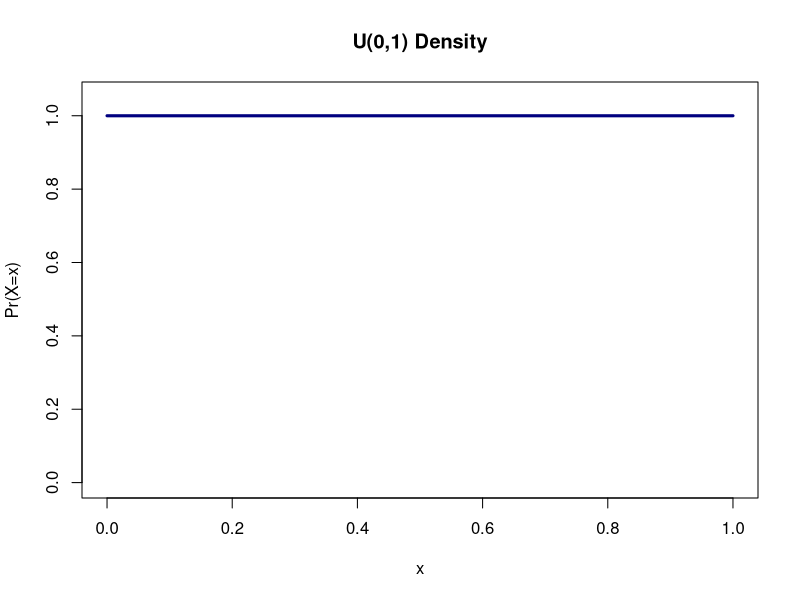
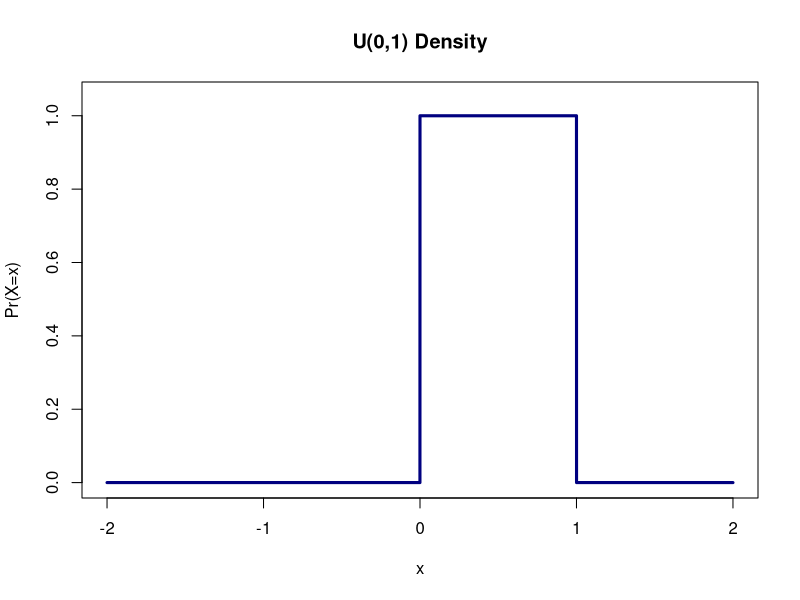
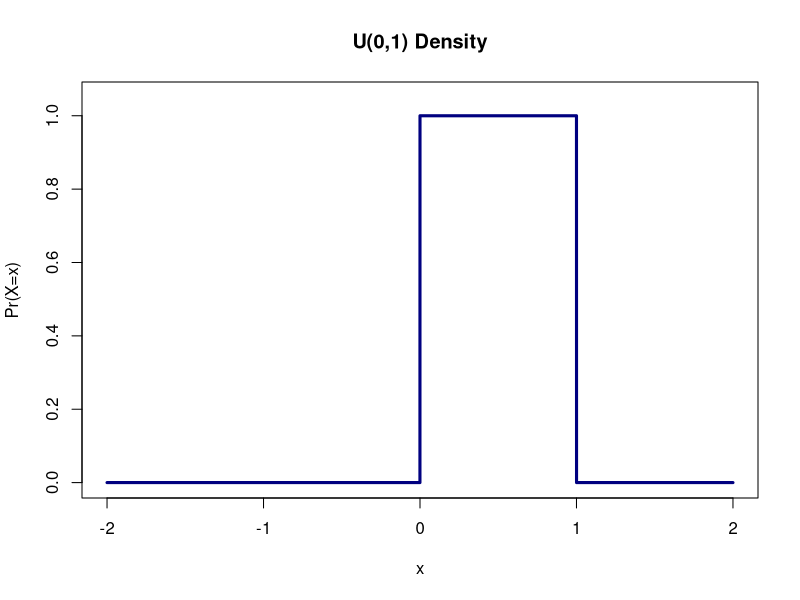
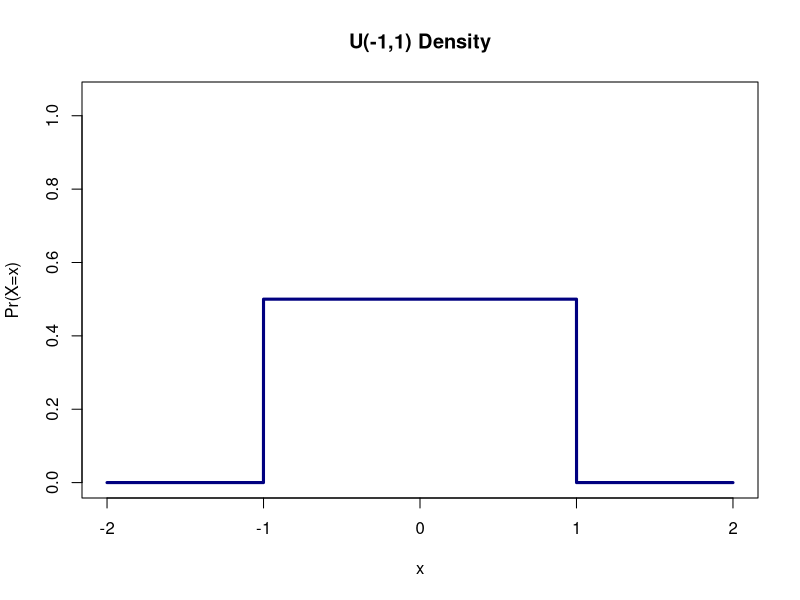
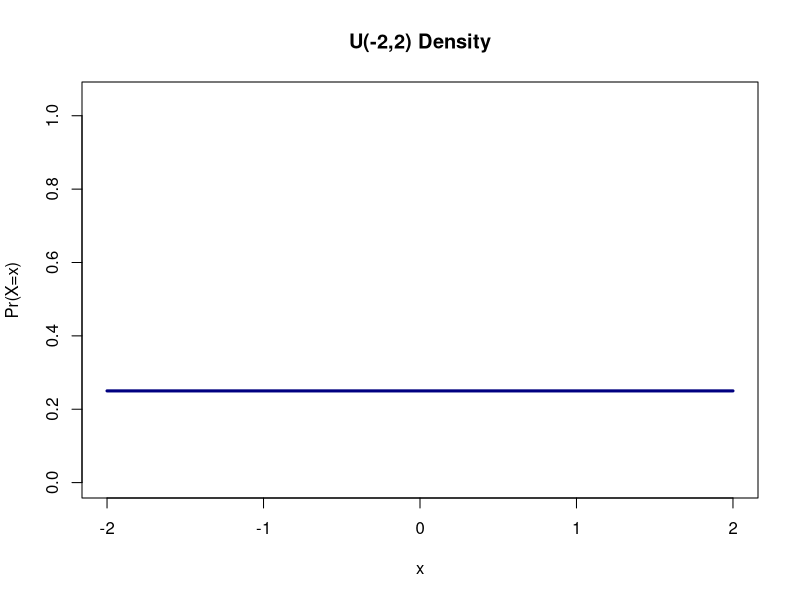
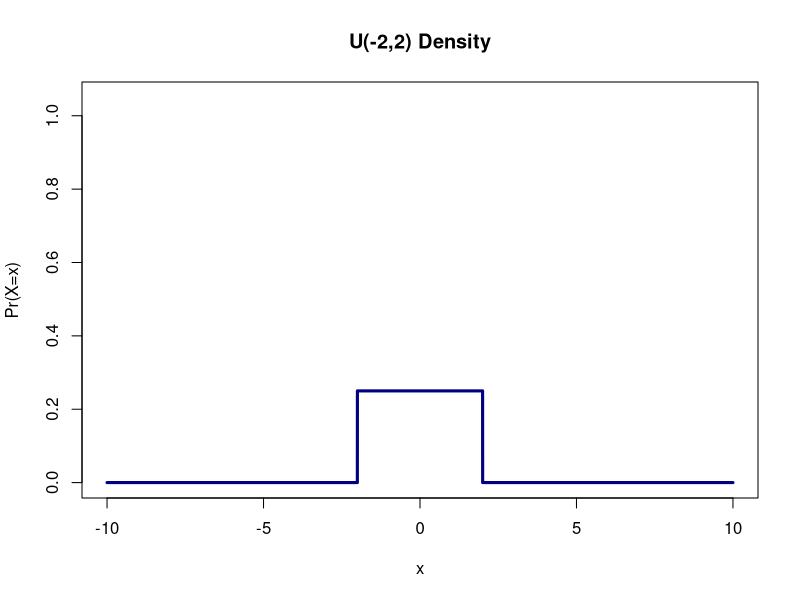
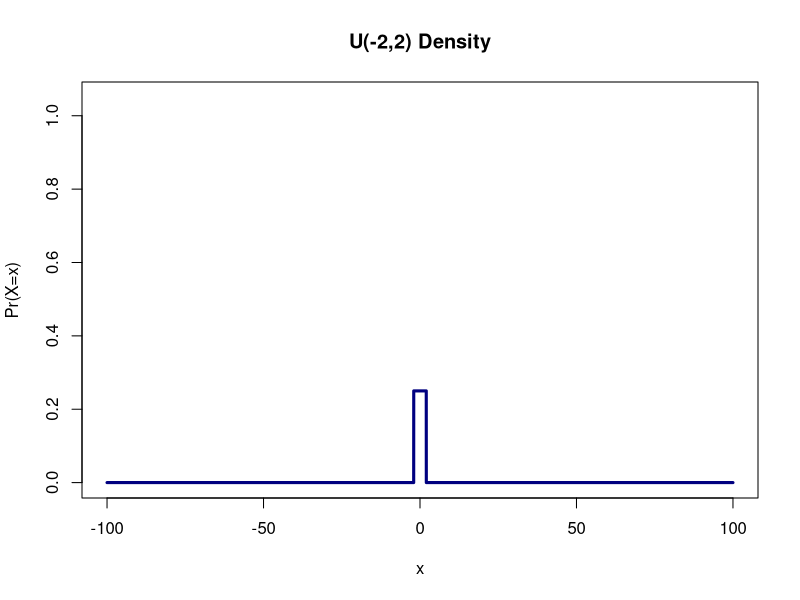
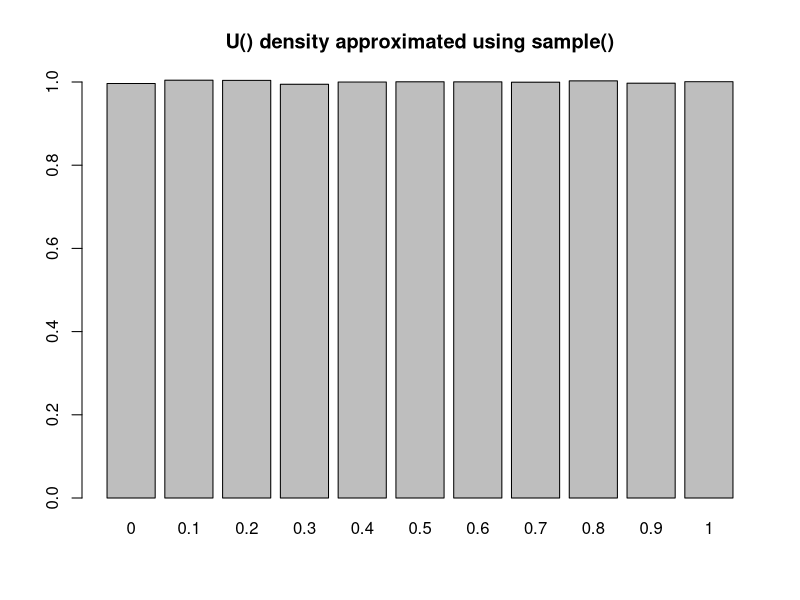

The R script that drew these images, in order: (Note: this script raises an error after producing the figures.)
## R_Demo_Simulation_Learning_Probability_Continuous_Distributions.R
##########################################################################
## INSTRUCTOR: Christopher Fariss
## COURSE NAME: Advanced Computational Methods for Social Media and Textual Data (3B)
## University of Essex Summer School 2023
##
## Date: 2023-08-09
##
## Please e-mail me if you find any errors or have and suggestions
## e-mail: cjf0006@gmail.com
## e-mail: cjfariss@umich.edu
##########################################################################
## Introduction to tutorial:
##
## For this R tutorial, we will learn about:
##
## (1) Discrete probability distributions for discrete events (e.g., a coin flip; rolling a 6-sided dice).
## (2) Continuous probability distributions (e.g., SAT, GRE or LSAT scores; human weight at birth; distance from the center of the board for the beanbag toss or cornhole game)
##
## Note: This lesson contains information you will use in a program challenge this week: select one continuous and/or one discrete probability distribution from below (not including Uniform, Normal, Bernoulli, or Binomial) and describe it in detail with ## comments and R code. See the examples for Uniform, Normal, Bernoulli, or Binomial distributions below. If you select 2 distributions, make sure one is continuous and the other is discrete.
##
##########################################################################

## Recall: probability mass or probability density: this is just how much probability does each event/outcome have and it all needs to sum to 1 to be a probability measure (see the less from last week)

## What is density? Density is the relative probability of sampling an event at a specific point along the range of possible values defined by the function.

##########################################################################
## continuous probability distributions usually called density functions
##########################################################################
##
## uniform distribution
##
## The uniform distribution is a continuous distribution
##
## The sample space S for the uniform distribution, is defined so that the density for any value is the same or uniform over the range of possible values that any one element can take. Instead of directly estimating probabilities as we did above, we will instead estimate density.
##
## What is density? Density is the relative probability of sampling an event a specific point along the range of possible values defined by the function.
##
## In other words, the uniform distribution with range a to b, denoted U (a, b), has a constant probability density of 1/(b-a) for a <= y <= b and zero probability elsewhere. The standard uniform is defined so that a=0 and b=1: U(0,1),
##
## range a <= y <= b
## distribution function: 1/(b - a)
## parameters: a and b
## R function names:
## dunif
## punif
## qunif
## runif
##
## parameters:
## formula for the mean: (a + b)/2
## formula for the variance: ((b - a)^2)/12
##
## let's define our own uniform function
uniform_function <- function(x,a,b){
  ifelse(x>=a & x<=b, 1/(b - a), 0)
}

## call our user defined function
uniform_function(1,0,1)
uniform_function(1,a=0,b=2)
uniform_function(1,-1,1)
uniform_function(1,-10,10)

uniform_function(-8,0,1)
uniform_function(-8,0,2)
uniform_function(-8,-1,1)
uniform_function(-8,-10,10)

## use R's based function for a uniform distribution
dunif(1,0,1)
dunif(1,0,2)
dunif(1,-1,1)
dunif(1,-10,10)

dunif(-8,0,1)
dunif(-8,0,2)
dunif(-8,-1,1)
dunif(-8,-10,10)

## we can use the p or probability version of the uniform function built into R to answer to the following question:
## What is the probability of observing a value between 0 and 0.5 for a uniform random variable that spans the range 0 to 1?
punif(0.5,0,1)

punif(0.25,0,1)

## What is the probability of observing a value between 0.25 and 0.5 for a uniform random variable that spans the range 0 to 1?
punif(0.5,0,1) - punif(0.25,0,1)

## Graph the Uniform density function using the curve() function
curve(expr=dunif, ylab="Pr(X=x)", type="l", xlim=c(0,1), ylim=c(0,1.05), lwd=3, col="navy", main="U(0,1) Density")

curve(expr=dunif, n=10001, from=-2,to=2, ylab="Pr(X=x)", type="l", xlim=c(-2,2), ylim=c(0,1.05), lwd=3, col="navy", main="U(0,1) Density")

curve(expr=dunif(x, min = 0, max = 1), n=10001, from=-2,to=2, ylab="Pr(X=x)", type="l", xlim=c(-2,2), ylim=c(0,1.05), lwd=3, col="navy", main="U(0,1) Density")

curve(expr=dunif(x, min = -1, max = 1), n=10001, from=-2,to=2, ylab="Pr(X=x)", type="l", xlim=c(-2,2), ylim=c(0,1.05), lwd=3, col="navy", main="U(-1,1) Density")

curve(expr=dunif(x, min = -2, max = 2), n=10001, from=-2,to=2, ylab="Pr(X=x)", type="l", xlim=c(-2,2), ylim=c(0,1.05), lwd=3, col="navy", main="U(-2,2) Density")

curve(expr=dunif(x, min = -2, max = 2), n=10001, from=-10,to=10, ylab="Pr(X=x)", type="l", xlim=c(-10,10), ylim=c(0,1.05), lwd=3, col="navy", main="U(-2,2) Density")

curve(expr=dunif(x, min = -2, max = 2), n=10001, from=-100,to=100, ylab="Pr(X=x)", type="l", xlim=c(-100,100), ylim=c(0,1.05), lwd=3, col="navy", main="U(-2,2) Density")


## how many of the draws are very close to the middle of the normal distribution? (hint: what is the proportion)
sim_n <- 10000
random_draws <- runif(sim_n,0,1)
summary(random_draws)

length(unique(c(1,2,2)))

length(unique(random_draws))

table(random_draws>=0 & random_draws<=.25)

table(random_draws>=0 & random_draws<=.25)/sim_n

table(random_draws>=0 & random_draws<=.5)/sim_n

table(random_draws>=.4 & random_draws<=.5)/sim_n

table(random_draws>=0 & random_draws<=1)/sim_n

## we can calculate the above with the p-type function in R
## the p-type function for a density function tells us the density or probability of a function at a given value along the x-axis
## the p-type function turns density into probability by calculating the area under the curve at particular points along the real-number-line
punif(.25)

punif(.25) - punif(0)

punif(.5) - punif(0)

punif(1) - punif(0)

punif(1) - punif(-1)

punif(.5) - punif(.4)


## simulation using sample()

## set parameters
a <- 0
b <- 1

## let's approximate the normal distribution with a sample() function
x <- seq(from=a, to=b, by=.1)
x


## calculate the density using the normal distribution function dnorm() which is built into R
x_dunif <- dunif(x, min=a, max=b)
x_dunif

## simulate draws from a normal distribution
sim_size <- 1000000
x_samples <- sample(x, size=sim_size, replace=TRUE, prob=x_dunif)
w <- length(unique(x_samples)) * (1/(b-a))
w
x_dunif_estimate <- table(x_samples)/(sim_size / w) ## modify by the length() of the unique vlaues in the x sequence
x_dunif_estimate
barplot(x_dunif_estimate, main="U() density approximated using sample()", ylim=c(0,1))
MASS::truehist(x_samples, main="U() density using sample()")

## simulate draws from the uniform distribution using runif()
x_samples <- runif(sim_size, min=a, max=b)
MASS::truehist(x_samples, main="U() density using runif()")
## more optional bonus problems



##########################################################################
##
## normal distribution
##
## The normal distribution is a continuous distribution
##
## The sample space S for the normal distribution, is defined so that the density for any value along the real number line from negative infinity to positive infinity. Instead of directly estimating probabilities as we did above, as with the uniform distribution we will instead estimate density.
##
## What is density? Density is the relative probability of sampling an event a specific point along the range of possible values defined by the function.
##
## Unlike the uniform distribution the density value for a normal distribution varies (is not uniform) for different values along the real number line.
##
##
## range:
## distribution function: 1/(sigma*sqrt(2*pi)) * exp(-(y - mu)^2/2*sigma^2)
## parameters: the mean mu and the standard deviation sigma (or the variance sigma^2)
## R function names:
## dnorm
## pnorm
## qnorm
## rnorm
##
## parameters:
## formula for the mean: mu
## formula for the variance: sigma^2
##
## let's define our own uniform function
normal_density <- function(y, mu, sigma){
  1/(sigma*sqrt(2*pi)) * exp(-(y - mu)^2/2*sigma^2)
}

## call the user defined normal density function
normal_density(y=0, mu=0, sigma=1) ## standard normal density mu=0, sd=1
normal_density(y=0, mu=1, sigma=1)
normal_density(y=-1, mu=1, sigma=1)
normal_density(y=1, mu=1, sigma=1)
normal_density(y=1.5, mu=1, sigma=1)

## use R's based function for a normal distribution
dnorm(0, mean=0, sd=1)
dnorm(0, mean=1, sd=1)
dnorm(-1, mean=1, sd=1)
dnorm(1, mean=1, sd=1)
dnorm(1.5, mean=1, sd=1)

## Remember that for a normal distribution the probability of observing a specific event or value of a variable
## changes depending on where along the real number line the value resides.

## we can use the p or probability version of the normal function built into R to answer to the following question:

## What is the probability of observing a value between negative infinity and 0 for a normally distributed random variable with mean=0 and standard deviation=1 ?
pnorm(0, mean=0, sd=1)

pnorm(1, mean=0, sd=1)


## What is the probability of observing a value between -1 and 0 for a normally distributed random variable with mean=0 and standard deviation=1 ?
pnorm(0,0,1) - pnorm(-1,0,1)



## Graph the Normal density function using the curve() function
curve(expr=dnorm, ylab="Pr(X=x)", type="l", xlim=c(-4,4), ylim=c(0,1), lwd=3, col="navy", main="N(0,1) Density")

curve(expr=dnorm, ylab="Pr(X=x)", type="l", xlim=c(-8,8), ylim=c(0,1), lwd=3, col="navy", main="N(0,1) Density")

curve(expr=dnorm(x, mean=0, sd=2), ylab="Pr(X=x)", type="l", xlim=c(-4,4), ylim=c(0,1.05), lwd=3, col="navy", main="N(0,2^2) Density")

curve(expr=dnorm(x, mean=0, sd=2), ylab="Pr(X=x)", type="l", xlim=c(-8,8), ylim=c(0,1.05), lwd=3, col="navy", main="N(0,2^2) Density")

curve(expr=dnorm(x, mean=0, sd=1/2), ylab="Pr(X=x)", type="l", xlim=c(-4,4), ylim=c(0,1.05), lwd=3, col="navy", main="N(0,.5^2) Density")

curve(expr=dnorm(x, mean=0, sd=1/2), ylab="Pr(X=x)", type="l", xlim=c(-8,8), ylim=c(0,1.05), lwd=3, col="navy", main="N(0,.5^2) Density")


## graph some randomly generated numbers

par(mfrow=c(2,2))

random_draws <- rnorm(10)
random_draws
truehist(random_draws)
curve(expr=dnorm, xlim=c(-3,3), col="darkorange", add=TRUE, lwd=2)

random_draws <- rnorm(100)
truehist(random_draws)
curve(expr=dnorm, xlim=c(-3,3), col="darkorange", add=TRUE, lwd=2)

random_draws <- rnorm(1000)
truehist(random_draws)
curve(expr=dnorm, xlim=c(-3,3), col="darkorange", add=TRUE, lwd=2)

random_draws <- rnorm(10000)
truehist(random_draws)
curve(expr=dnorm, xlim=c(-3,3), col="darkorange", add=TRUE, lwd=2)

## how many of the draws are very close to the middle of the uniform distribution?
## (hint: what is the proportion)
sim_n <- 10000
random_draws <- rnorm(sim_n)

table(random_draws>-1 & random_draws<1)/sim_n

table(random_draws>-2 & random_draws<2)/sim_n

table(random_draws>-3 & random_draws<3)/sim_n

## we can calculate the above with a p-type function in R
## the p-type function for a density function tells us the density or probability of a function at a given value along the x-axis
pnorm(1) - pnorm(-1)

pnorm(2) - pnorm(-2)

pnorm(3) - pnorm(-3)




## let's graph this to see what is happening
## load packages
pkgs <- c("MASS")
invisible(sapply(pkgs, require, character.only = TRUE))

## create sequence of real numbers, these are a set of possible values that are estimate of the mean can take
x <- seq(-3,3,.1)
x
length(x)

## set mean and variance parameters
mu <- 0
sigma <- 1
sigma_pow2 <- sigma^2

## calculate the density using the normal distribution function
## density is a probability measure
x_density <- 1/(sigma*sqrt(2*pi)) * exp(-(x - mu)^2/2*sigma^2)

## calculate the density using the normal distribution function dnorm() which is built into R
x_dnorm <- dnorm(x, mean=mu, sd=sigma)

## plot the two estimated densities to verify that they are the same
par(mfrow=c(1,1))
plot(x_density, x_dnorm)

## plot the x_density variable along each value of x defined in the sequence above:
plot(x,x_density, xlab="random variable", ylab="density")

sum(x_density)/sum(x_density)  ## this should approach as we add more values to the sequence 1 either by decreasing the interval between values in the sequence or by increasing the total range of the sequence
sum(x_density[x<=0])/sum(x_density)
sum(x_density[x<=0 & x>=-1])/sum(x_density)

pnorm(0,0,1)
pnorm(0,0,1) - pnorm(-1,0,1)


## fill in the sequence more so that the values converge on the true values from the pnorm functions
x <- seq(-6,6,.001)
x_density <- 1/(sigma*sqrt(2*pi)) * exp(-(x - mu)^2/2*sigma^2)
sum(x_density)/sum(x_density)
sum(x_density[x<=0])/sum(x_density)
sum(x_density[x<=0 & x>=-1])/sum(x_density)

sum(x_density[x<=1 & x>=-1])/sum(x_density)
sum(x_density[x<=.1 & x>=-0.1])/sum(x_density)
sum(x_density[x<=.01 & x>=-0.01])/sum(x_density)
sum(x_density[x<=.001 & x>=-0.001])/sum(x_density)
sum(x_density[x<=.0001 & x>=-0.0001])/sum(x_density)


## simulation using sample()
## let's approximate the normal distribution with a sample() function
x <- -6:6
x

## set mean and variance parameters
mu <- 0
sigma <- 1
sigma_pow2 <- sigma^2

## calculate the density using the normal distribution function dnorm() which is built into R
x_dnorm <- dnorm(x, mean=mu, sd=sigma) ## N(0,1)
x_dnorm


## simulate draws from a normal distribution
sim_size <- 10000

## approximate normal distribution using sample() function
x_samples <- sample(x, size=sim_size, replace=TRUE, prob=x_dnorm)
table(x_samples)
prob_weigth <- sim_size/sum(x_dnorm) ## calculate a weight so that the densities integrate to 1
x_dnorm_estimate <- table(x_samples)/prob_weigth ## modify with the weight
x_dnorm_estimate[names(x_dnorm_estimate)=='0'] ## approximate density when x is the mean for N(0,1)

dnorm(0)

barplot(x_dnorm_estimate, main="N() density approximated using sample()")
truehist(x_samples, main="N() density approximated using sample()")


## update the sequence so it is more fine grained (more values to draw)
x <- seq(from=-6, to=6, by=.5)
x
x_dnorm <- dnorm(x, mean=mu, sd=sigma)
x_dnorm
sim_size <- 10000

## approximate normal distribution using sample() function
x_samples <- sample(x, size=sim_size, replace=TRUE, prob=x_dnorm)
prob_weigth <- sim_size/sum(x_dnorm) ## calculate a weight so that the densities integrate to 1
x_dnorm_estimate <- table(x_samples)/prob_weigth ## modify with the weight
x_dnorm_estimate[names(x_dnorm_estimate)=='0'] ## approximate density when x is the mean for N(0,1)

barplot(x_dnorm_estimate, main="N() density approximated using sample()")
truehist(x_samples, main="N() density approximated using sample()")

## update the sequence so it is more fine grained (more values to draw)
x <- seq(from=-6, to=6, by=.1)
#x
x_dnorm <- dnorm(x, mean=mu, sd=sigma)
sim_size <- 10000

## approximate normal distirbution using sample() function
x_samples <- sample(x, size=sim_size, replace=TRUE, prob=x_dnorm)
prob_weigth <- sim_size/sum(x_dnorm) ## calculate a weight so that the densities integrate to 1
x_dnorm_estimate <- table(x_samples)/prob_weigth ## modify with the weight
x_dnorm_estimate[names(x_dnorm_estimate)=='0'] ## approximate density when x is the mean for N(0,1)
barplot(x_dnorm_estimate, main="N() density approximated using sample()")
truehist(x_samples, main="N() density approximated using sample()")


## simulate draws from the normal distribution using rnorm()
x_samples <- rnorm(sim_size, mean=mu, sd=sigma)
MASS::truehist(x_samples, main="N() density using rnorm()")
## more optional bonus problems



## update the sequence so it is more fine grained (more values to draw)
x <- seq(from=-10, to=10, by=.001)
#x
x_dnorm <- dnorm(x, mean=mu, sd=sigma)


sim_size <- 10000000

## approximate normal distribution using sample() function
x_samples <- sample(x, size=sim_size, replace=TRUE, prob=x_dnorm)
prob_weigth <- sim_size/sum(x_dnorm) ## calculate a weight so that the densities integrate to 1
x_dnorm_estimate <- table(x_samples)/prob_weigth ## modify with the weight
x_dnorm_estimate[names(x_dnorm_estimate)=='0'] ## approximate density when x is the mean for N(0,1)
dnorm(0,mean=mu, sd=sigma)

barplot(x_dnorm_estimate, main="N() density approximated using sample()")
truehist(x_samples, main="N() density approximated using sample()")


##########################################################################
## additional continuous probability distributions usually called density functions
##########################################################################
##
## Student's t-distribution
##
## R function names:
## dt
## pt
## qt
## rt
##
##########################################################################
## exponential distribution
##
## R function names:
## dexp
## pexp
## qexp
## rexp
##
##########################################################################
## chi-squared distribution
##
## R function names:
## dchisq
## pchisq
## qchisq
## rchisq
##
##########################################################################
## f-distribution
##
## R function names:
## df
## pf
## qf
## rf
##
##########################################################################
## gamma distribution
##
## R function names:
## dgamma
## pgamma
## qgamma
## rgamma
##
##########################################################################
## beta distributions
##
## R function names:
## dbeta
## pbeta
## qbeta
## rbeta
